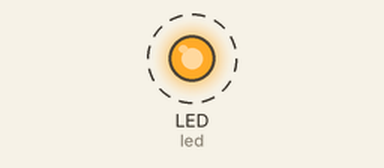
Recording of a program running on a simulated CircuitPython board. Shown: output pins drawn as LEDs (lit = HIGH). Dashed ring = blinking.

Above: at 0.5 s.
Timing chart, 0 to 4.6 s (numbered marks = the images above):
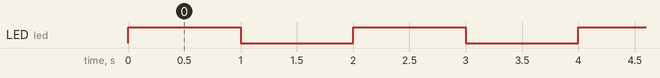

The program:

onboardled.py
```python
"""Example for Pico. Turns the built-in LED on and off with no delay."""
import time
import board
import digitalio

led = digitalio.DigitalInOut(board.LED)
led.direction = digitalio.Direction.OUTPUT

while True:
    led.value = not led.value
    time.sleep(1)
```

Measured:
- by itself, LED (led): alternates HIGH for 1.0 s and LOW for 1.0 s
